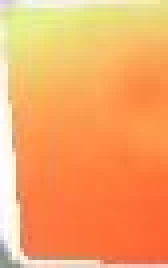
#> input picture Buoy_Detection/DataSet/Red/R_0.jpg, 42 x 67 px, found by its file name (shown 4 times larger); its folder holds 4 pictures in this run
$ python part3_1.py
#> lines starting #> are read from the running program, lines starting #| are printed output that depends on the picture; pictures that were not available may be replaced by others from this repository, and a replacement may not be noted
import os
import sys
# This try-catch is a workaround for Python3 when used with ROS; it is not needed for most platforms
try:
    sys.path.remove('/opt/ros/kinetic/lib/python2.7/dist-packages')
except:
    pass
import cv2
import numpy as np
from math import sqrt, pi, exp, erfc
import matplotlib.pyplot as plt
from mpl_toolkits.mplot3d import Axes3D

np.set_printoptions(threshold = sys.maxsize)

def plot3D(yellow_buoy_images, green_buoy_images, red_buoy_images):
    img = cv2.imread(yellow_buoy_images[0])
    fig = plt.figure()
    ax = fig.add_subplot(111, projection='3d')
    #for x in range()
    ax.scatter(img[:,:,0].ravel(), img[:,:,1].ravel(), img[:,:,2].ravel(),'r')
    ax.set_xlabel('Blue')
    ax.set_ylabel('Green')
    ax.set_zlabel('Red')
    plt.savefig('plots/scatter_yellow.png')
    plt.close()

    img = cv2.imread(green_buoy_images[0])
    i,j,k = img.shape
    fig = plt.figure()
    ax = fig.add_subplot(111, projection='3d')
    #for x in range()
    ax.scatter(img[:,:,0].ravel(), img[:,:,1].ravel(), img[:,:,2].ravel(),'r')
    ax.set_xlabel('Blue')
    ax.set_ylabel('Green')
    ax.set_zlabel('Red')
    plt.savefig('plots/scatter_green.png')
    plt.close()

    img = cv2.imread(red_buoy_images[0])
    i,j,k = img.shape
    fig = plt.figure()
    ax = fig.add_subplot(111, projection='3d')
    #for x in range()
    ax.scatter(img[:,:,0].ravel(), img[:,:,1].ravel(), img[:,:,2].ravel(),'r')
    ax.set_xlabel('Blue')
    ax.set_ylabel('Green')
    ax.set_zlabel('Red')
    plt.savefig('plots/scatter_red.png')
    plt.close()
    return

def findHist(yellow_buoy_images, green_buoy_images, red_buoy_images):
    x_r = np.linspace(0,255,256)

    color_channels = ['b','g','r']
    img = cv2.imread(yellow_buoy_images[0])
#> img is the input picture: shape (67, 42, 3); mean B, G, R 100, 165, 246.7

    plt.hist(img[:,:,0].ravel(),256,[0,256],color = "blue")
    plt.savefig('plots/hists_Ybouy_b_ch.png')
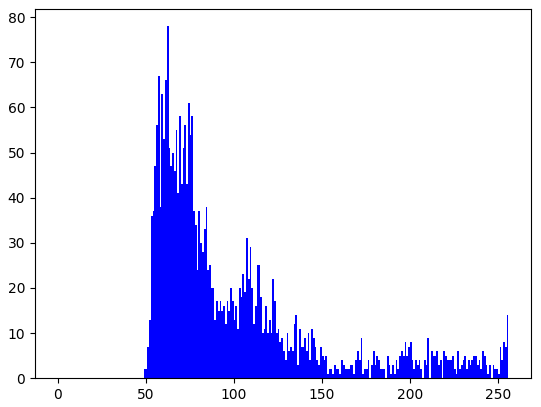
#> figure drawn by matplotlib, 1 panel; tallest bar 78 high, from x = 62 to 63
    plt.close()
    plt.hist(img[:,:,1].ravel(),256,[0,256],color = "green")
    plt.savefig('plots/hists_Ybouy_g_ch.png')
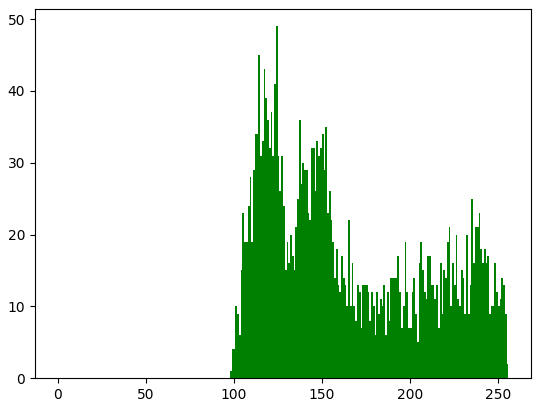
#> figure drawn by matplotlib, 1 panel; tallest bar 49 high, from x = 124 to 125
    plt.close()
    plt.hist(img[:,:,2].ravel(),256,[0,256],color = "red")
    plt.savefig('plots/hists_Ybouy_r_ch.png')
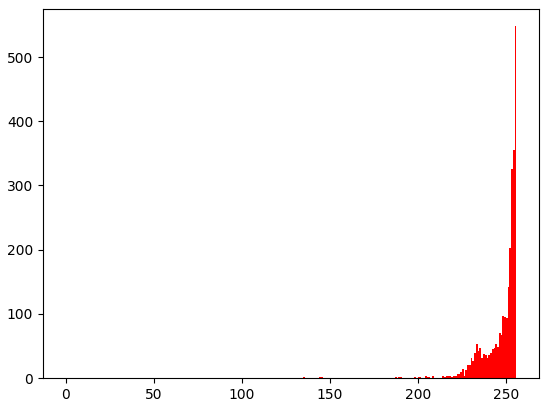
#> figure drawn by matplotlib, 1 panel; tallest bar 548 high, from x = 255 to 256
    plt.close()

    plt.hist(img[:,:,0].ravel(),256,[0,256],color = "blue")
    plt.hist(img[:,:,1].ravel(),256,[0,256],color = "green")
    plt.hist(img[:,:,2].ravel(),256,[0,256],color = "red")
    plt.savefig('plots/hists_Ybouy_total.png')
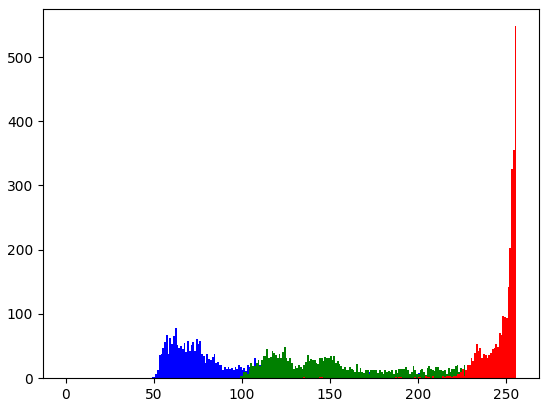
#> figure drawn by matplotlib, 1 panel; tallest bar 78 high, from x = 62 to 63; tallest bar 49 high, from x = 124 to 125; tallest bar 548 high, from x = 255 to 256
    plt.close()

    img = cv2.imread(green_buoy_images[0])

    plt.hist(img[:,:,0].ravel(),256,[0,256],color = "blue")
    plt.savefig('plots/hists_Gbouy_b_ch.png')
    plt.close()
    plt.hist(img[:,:,1].ravel(),256,[0,256],color = "green")
    plt.savefig('plots/hists_Gbouy_g_ch.png')
    plt.close()
    plt.hist(img[:,:,2].ravel(),256,[0,256],color = "red")
    plt.savefig('plots/hists_Gbouy_r_ch.png')
    plt.close()

    plt.hist(img[:,:,0].ravel(),256,[0,256],color = "blue")
    plt.hist(img[:,:,1].ravel(),256,[0,256],color = "green")
    plt.hist(img[:,:,2].ravel(),256,[0,256],color = "red")
    plt.savefig('plots/hists_Gbouy_total.png')
    plt.close()

    img = cv2.imread(red_buoy_images[0])
    plt.hist(img[:,:,0].ravel(),256,[0,256],color = "blue")
    plt.savefig('plots/hists_Rbouy_b_ch.png')
    plt.close()
    plt.hist(img[:,:,1].ravel(),256,[0,256],color = "green")
    plt.savefig('plots/hists_Rbouy_g_ch.png')
    plt.close()
    plt.hist(img[:,:,2].ravel(),256,[0,256],color = "red")
    plt.savefig('plots/hists_Rbouy_r_ch.png')
    plt.close()

    plt.hist(img[:,:,0].ravel(),256,[0,256],color = "blue")
    plt.hist(img[:,:,1].ravel(),256,[0,256],color = "green")
    plt.hist(img[:,:,2].ravel(),256,[0,256],color = "red")
    plt.savefig('plots/hists_Rbouy_total.png')
    plt.close()
    return 0

if __name__ == "__main__":
    yellow_buoy_images = []
    green_buoy_images = []
    red_buoy_images = []
    for file in os.listdir("DataSet/Green"):
        green_buoy_images.append("DataSet/Green/" + file)
    for file in os.listdir("DataSet/Red"):
        red_buoy_images.append("DataSet/Red/" + file)
    for file in os.listdir("DataSet/Yellow"):
        yellow_buoy_images.append("DataSet/Yellow/" + file)

    findHist(yellow_buoy_images, green_buoy_images, red_buoy_images)
    plot3D(yellow_buoy_images, green_buoy_images, red_buoy_images)
#> in plot3D, `plt.savefig('plots/scatter_yellow.png')`:
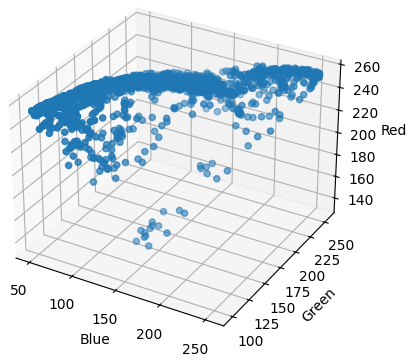
#> figure drawn by matplotlib, 1 panel
